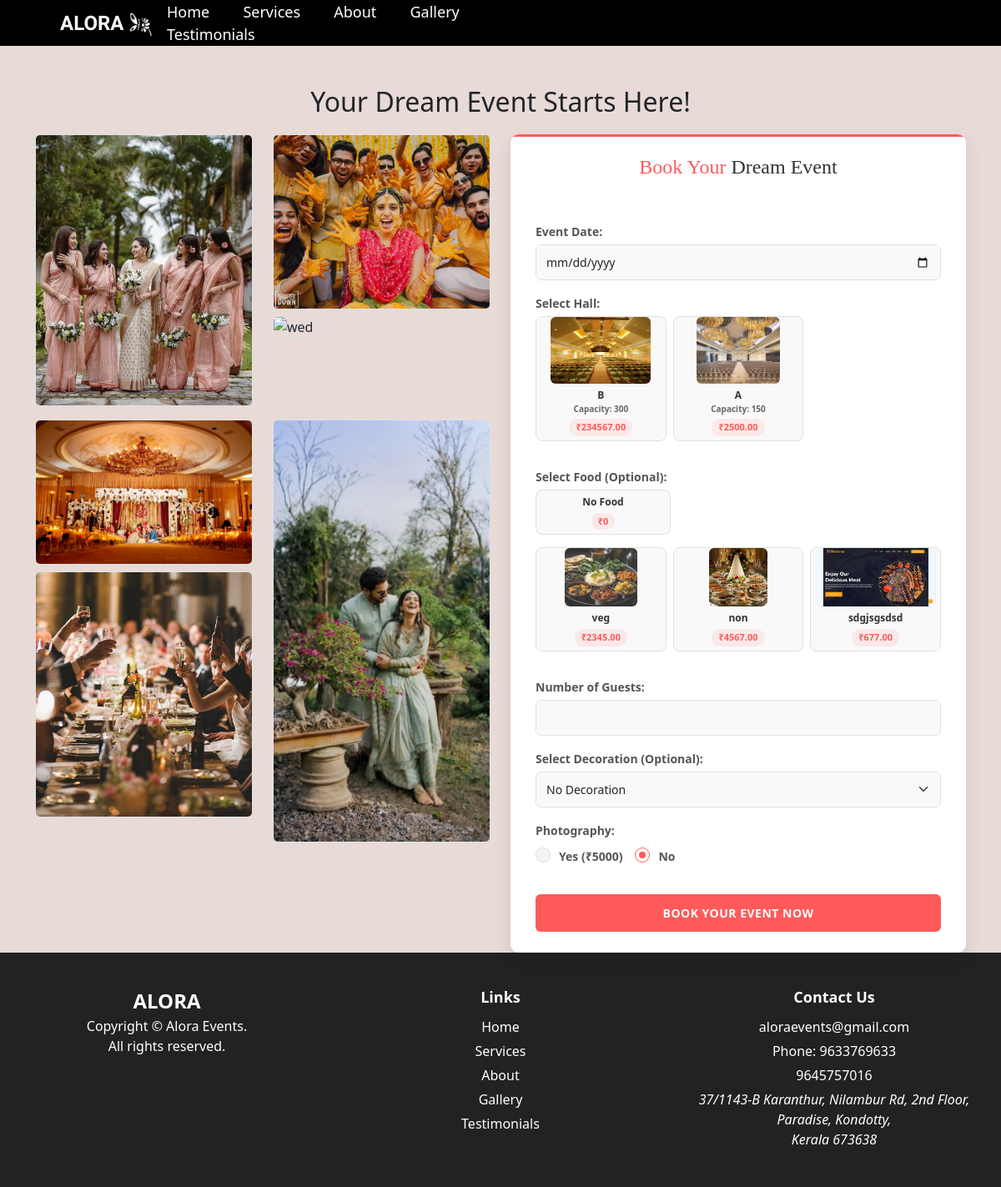
The page /booking_page (signed in) on the database as committed earlier.
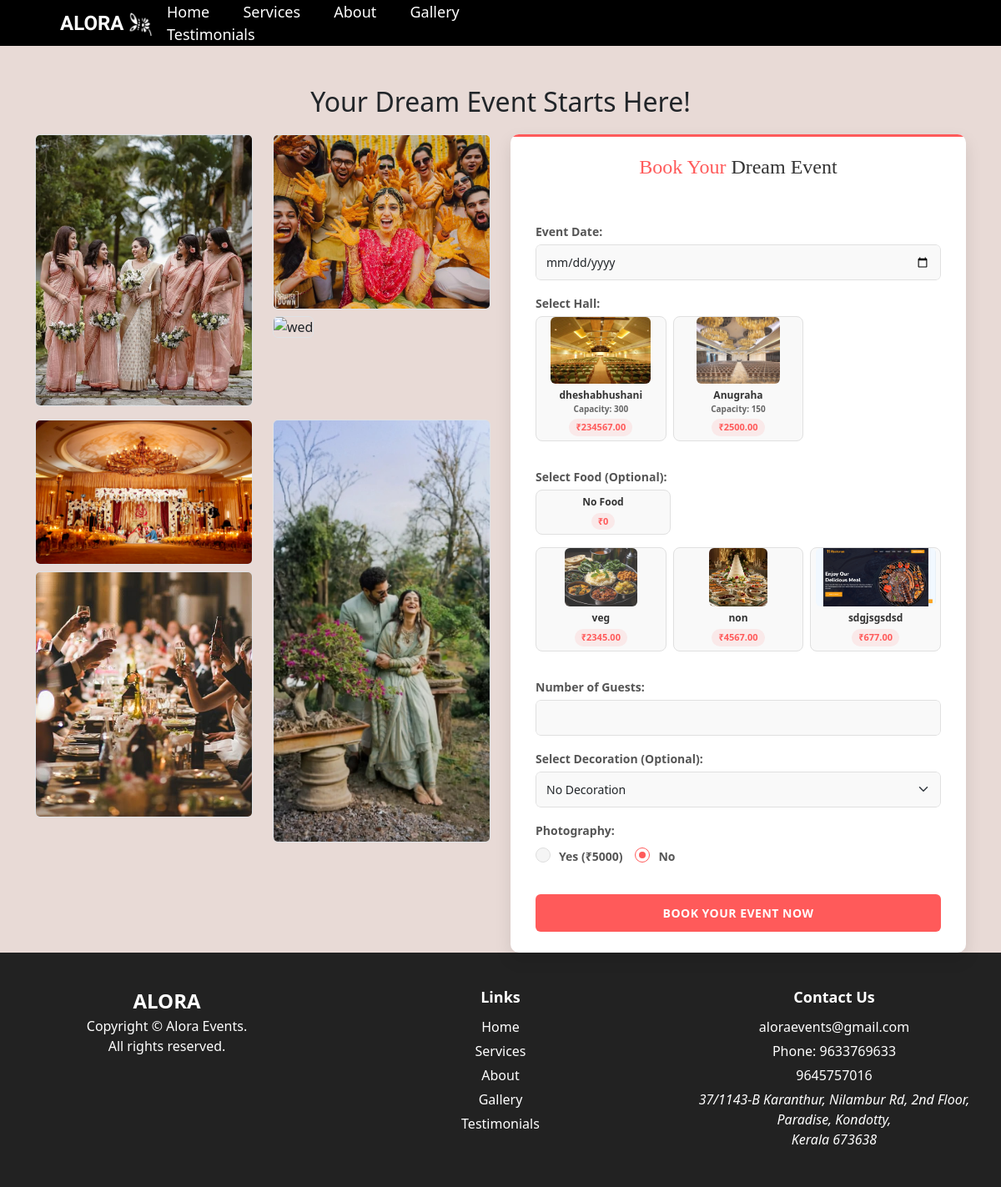
The same page on the database as committed later.
### app/models.py (models this page shows)
class Halls(models.Model):
    name=models.CharField(max_length=100)
    location=models.CharField(max_length=200)
    capacity=models.IntegerField()
    price_per_day=models.DecimalField(max_digits=10,decimal_places=2)
    photo_url=models.ImageField(upload_to='images/')
    description=models.TextField(blank=True,null=True)

### app/views.py (the view, shortened to what this page needs)
# urls.py: path('booking_page',views.booking_page,name='booking_page'),
@login_required(login_url='login')
def booking_page(request):
    halls=Halls.objects.all()
    foods=Food.objects.all()
    decorations=Decoration.objects.all()
    photography_price=5000
    context = {'halls':halls,'foods':foods,'decorations':decorations,'photography_price':photography_price}
    return render(request,'booking_page.html',context)

### templates/booking_page.html (shortened to what the changed rows need)
<!DOCTYPE html>
<html lang="en">
<head>
    {% load static %}
    <link href="https://cdn.jsdelivr.net/npm/bootstrap@5.3.0/dist/css/bootstrap.min.css" rel="stylesheet">
</head>
<body>
    <div class="container mt-5">
        <h2 class="text-center">Your Dream Event Starts Here!</h2>
        <div class="row gallery-wrapper">
            <div class="col-lg-6">
                <div class="book-form">
                    <form method="post">
                        <div class="mb-2">
                            <div class="row g-2">
                                {% for hall in halls %}
                                <div class="col-md-4 mb-2">
                                    <div class="selection-card hall-card">
                                        <label class="d-block text-center hall-selection">
                                            <div class="selection-image-container">
                                                <img src="{{ hall.photo_url.url }}" alt="{{ hall.name }}" class="img-fluid rounded hall-option" style="cursor:pointer; height: 80px; object-fit: cover;">
                                            </div>
                                            <div class="selection-label">{{ hall.name }}</div>
                                            <div class="selection-detail">Capacity: {{ hall.capacity }}</div>
                                            <div class="selection-price">₹{{ hall.price_per_day }}</div>
                                        </label>
                                    </div>
                                </div>
                                {% endfor %}
                            </div>
                        </div>
                    </form>
                </div>
            </div>
        </div>
    </div>
</body>
</html>

Rows that differ between the two databases and show on the page:
changed Halls: name "B" → "dheshabhushani"
changed Halls: name "A" → "Anugraha"
